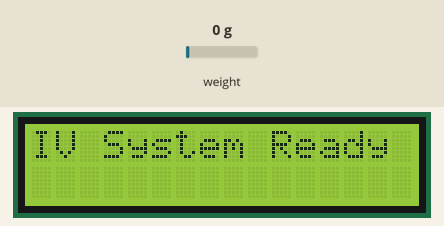
A sketch run on a simulated ESP32. On the bench: 16×2 character LCD. The inputs (shaded band) are chosen by the test bench; at power-on: weight on the scale 0 g. WiFi joins after 1.5 s; servers stay silent unless stated; what the sketch prints to the serial monitor is not drawn.

Above: at 2.9 s.
At 6.5 s:
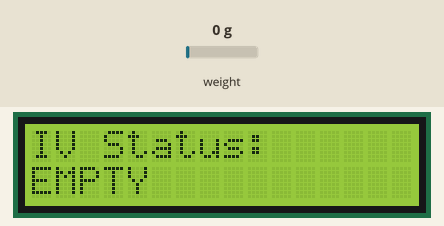
6.6 s: weight on the scale set to 48 g
9.1 s: weight on the scale set to 53 g
At 10.2 s:
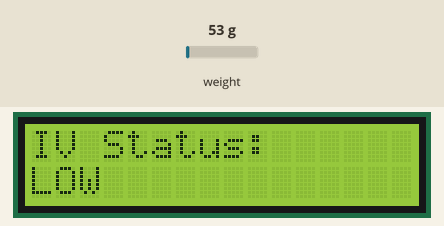
11.6 s: weight on the scale set to 189 g
14.1 s: weight on the scale set to 222 g
At 16.9 s:
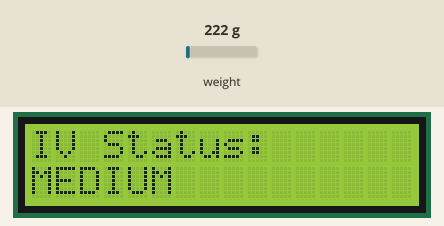
17.5 s: weight on the scale set to 361 g
20.0 s: weight on the scale set to 438 g
At 21.4 s:
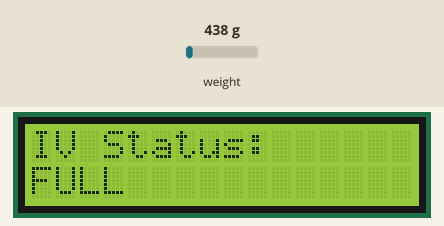
Timing chart, 0 to 23.0 s (numbered marks = the images above; inputs shaded):
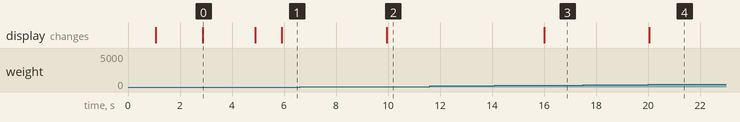

The sketch:

HX711_test.ino
```cpp
#define BLYNK_PRINT Serial

#define BLYNK_TEMPLATE_ID "TMPL3trhwMivJ"
#define BLYNK_TEMPLATE_NAME "IV sure"
#define BLYNK_AUTH_TOKEN "aapHDMH9-rYCYnSCyZeHwjEjFwcqKNCh"

#include <HX711.h>
#include <Wire.h>
#include <LiquidCrystal_I2C.h>
#include <WiFi.h>
#include <BlynkSimpleEsp32.h>

// WIFI
char ssid[] = "Redmi 13C 5G";
char pass[] = "bansal23";

// HX711
#define DOUT 23
#define CLK  19

HX711 scale;

// LCD
LiquidCrystal_I2C lcd(0x27, 16, 2);

// CALIBRATION
float calibration_factor = -38;
bool alertSent = false;

void setup() {
  Serial.begin(115200);

  // HX711
  scale.begin(DOUT, CLK);
  scale.set_scale(calibration_factor);
  scale.tare();

  // LCD
  lcd.init();
  lcd.backlight();

  // Blynk
  Blynk.begin(BLYNK_AUTH_TOKEN, ssid, pass);

  lcd.setCursor(0, 0);
  lcd.print("IV System Ready");
  delay(2000);
  lcd.clear();
}


void loop() {
  Blynk.run();

  // ✔ Correct weight reading
  float weight = scale.get_units(10);

  String status;
  float drip = weight * 0.05;

  // IV LEVEL LOGIC
  if (weight <= 50) {
    status = "EMPTY";
  }
  else if (weight <= 200) {
    status = "LOW";
  }
  else if (weight <= 400) {
    status = "MEDIUM";
  }
  else {
    status = "FULL";
  }

   /** STATUS + COLOR LOGIC **/

  // EMPTY → RED
  if (weight <= 50) {

    status = "EMPTY";

    Blynk.setProperty(V2, "color", "#FF0000"); // RED
    Blynk.virtualWrite(V2, 1);

    // Notification only once
    if (!alertSent) {

      Blynk.logEvent(
        "iv_empty",
        "🚨 WARNING! IV Bottle is Almost Empty ⚠️💉\nPlease Replace Immediately 🏥"
      );

      Serial.println("🚨 Notification Sent!");

      alertSent = true;
    }
  }

  // LOW → ORANGE
  else if (weight <= 200) {

    status = "LOW";

    Blynk.setProperty(V2, "color", "#FFA500"); // ORANGE
    Blynk.virtualWrite(V2, 1);

    alertSent = false;
  }

  // MEDIUM → YELLOW
  else if (weight <= 400) {

    status = "MEDIUM";

    Blynk.setProperty(V2, "color", "#FFFF00"); // YELLOW
    Blynk.virtualWrite(V2, 1);

    alertSent = false;
  }

  // FULL → GREEN
  else {

    status = "FULL";

    Blynk.setProperty(V2, "color", "#00FF00"); // GREEN
    Blynk.virtualWrite(V2, 1);

    alertSent = false;
  }


  // SERIAL
  Serial.print("Weight: ");
  Serial.print(weight);
  Serial.print(" g | Status: ");
  Serial.println(status);

  // LCD
  lcd.clear();
  lcd.setCursor(0, 0);
  lcd.print("IV Status:");
  lcd.setCursor(0, 1);
  lcd.print(status);

  // BLYNK OUTPUT
  Blynk.virtualWrite(V1, weight);   // Bottle level
  Blynk.virtualWrite(V3, status);   // Status
  Blynk.virtualWrite(V0, drip);     // Drip rate

  delay(1000);
}
```

Measured:
- the behaviour switches between 50 and 51 g on weight on the scale (found by bisection; images 1 and 2)
- the behaviour switches between 200 and 201 g on weight on the scale (found by bisection; images 2 and 3)
- the behaviour switches between 400 and 401 g on weight on the scale (found by bisection; images 3 and 4)
- after the input at 6.6 s, every drawn part: stays the same
- after the input at 9.1 s, the display: changes after 0.84 s (image 2)
- after the input at 11.6 s, every drawn part: stays the same
- after the input at 14.1 s, the display: changes after 1.9 s (image 3)
- after the input at 17.5 s, every drawn part: stays the same
- after the input at 20.0 s, the display: changes at once (image 4)
- what the display in image 0 shows lasts 2.0 s, from 2.9 s to 4.9 s
